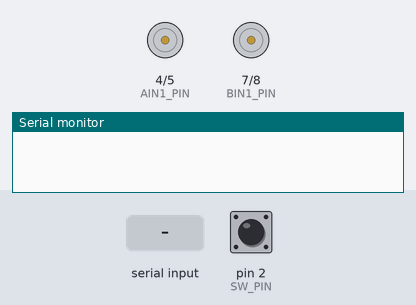
The sketch below on a simulated Arduino Uno, built with avr-gcc and run on an emulated ATmega328P. Shown: motor-driver pin pairs drawn as motors (green arrow = first pin HIGH = forward, orange = second pin HIGH = backward, longer = more drive, scaled by the enable pin), the last lines printed to the serial monitor. Inputs (shaded band) come from the test bench; at power-on: pin 2 (SW_PIN) LOW.

Above: at 1.2 s.
1.3 s: pin 2 (SW_PIN) pulled HIGH for 0.15 s
At 1.4 s:
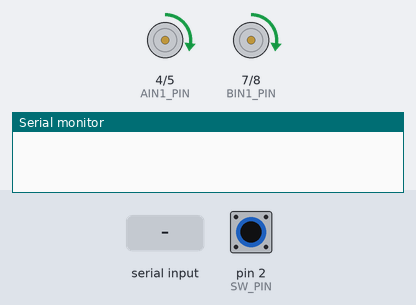
3.0 s: "90,45\n" received over Serial
5.5 s: pin 2 (SW_PIN) pulled HIGH for 1 s
At 6.3 s:
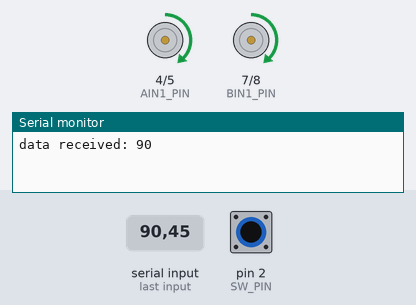
8.0 s: pin 2 (SW_PIN) pulled HIGH for 3.2 s
At 12.2 s:
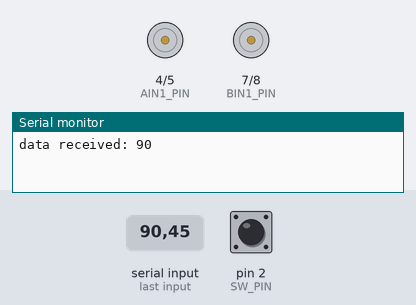
Timing chart, 0 to 13.7 s (numbered marks = the images above; inputs shaded):
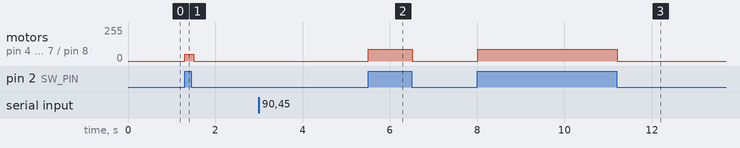

The sketch:

02_reverce.ino
```cpp
// Motor driver
#define AIN1_PIN 4
#define AIN2_PIN 5
#define PWMA_PIN 6
#define BIN1_PIN 7
#define BIN2_PIN 8
#define PWMB_PIN 9

// Control parameters
#define SW_PIN 2

int Ref = 50;

void setup() {
  // put your setup code here, to run once:
  Serial.begin(9600);

  // Motor driver pins setting
  pinMode(AIN1_PIN, OUTPUT);
  pinMode(AIN2_PIN, OUTPUT);
  pinMode(PWMA_PIN, OUTPUT);

  pinMode(BIN1_PIN, OUTPUT);
  pinMode(BIN2_PIN, OUTPUT);
  pinMode(PWMB_PIN, OUTPUT);

  analogWrite(PWMA_PIN, 0);
  analogWrite(PWMB_PIN, 0);

  // Switch pin setting
  pinMode(SW_PIN, INPUT);
}

void loop() {
  if (Serial.available() > 0) {
    Ref = Serial.readString().toInt();
    Serial.println("data received: " + String(Ref));
  }

  if(digitalRead(SW_PIN) == HIGH){
    if(Ref > 0){
      digitalWrite(AIN1_PIN, HIGH);
      digitalWrite(AIN2_PIN, LOW);
      digitalWrite(BIN1_PIN, HIGH);
      digitalWrite(BIN2_PIN, LOW);
    }
    else{
      digitalWrite(AIN1_PIN, LOW);
      digitalWrite(AIN2_PIN, HIGH);
      digitalWrite(BIN1_PIN, LOW);
      digitalWrite(BIN2_PIN, HIGH);
    }

    analogWrite(PWMA_PIN, abs(Ref));
    analogWrite(PWMB_PIN, abs(Ref));

    delay(100);
  }
  else{
    digitalWrite(AIN1_PIN, LOW);
    digitalWrite(AIN2_PIN, LOW);
    digitalWrite(BIN1_PIN, LOW);
    digitalWrite(BIN2_PIN, LOW);
    analogWrite(PWMA_PIN, 0);
    analogWrite(PWMB_PIN, 0);

    delay(100);
  }

}
```

Measured:
- after the input at 1.3 s, motor on pin 4 (AIN1_PIN) / pin 5 (AIN2_PIN), motor on pin 7 (BIN1_PIN) / pin 8 (BIN2_PIN): stopped → forward 50/255 at once, → stopped 0.20 s later
- after the input at 5.5 s, motor on pin 4 (AIN1_PIN) / pin 5 (AIN2_PIN), motor on pin 7 (BIN1_PIN) / pin 8 (BIN2_PIN): stopped → forward 90/255 at once, → stopped 1.0 s later
- after the input at 8.0 s, motor on pin 4 (AIN1_PIN) / pin 5 (AIN2_PIN), motor on pin 7 (BIN1_PIN) / pin 8 (BIN2_PIN): stopped → forward 90/255 at once, → stopped 3.2 s later
